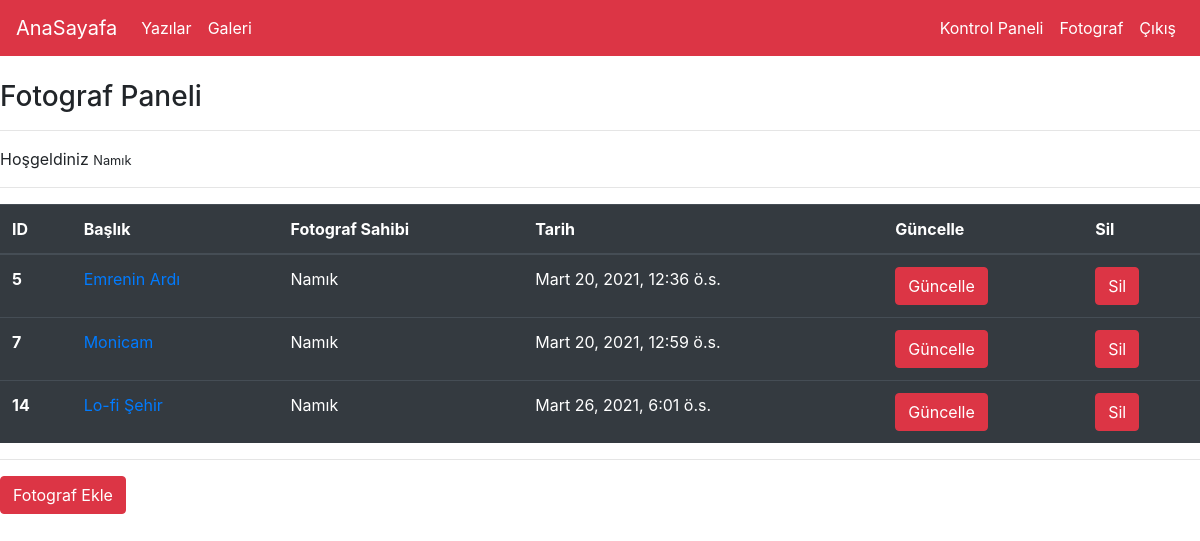
Page /articles/photo/ (signed in) on the committed database.
### article/models.py (models this page shows)
class Foto(models.Model):
    owner = models.ForeignKey('auth.User',on_delete=models.CASCADE,verbose_name='Yazar')
    title = models.CharField(max_length= 55,verbose_name='Başlık')
    created_date = models.DateTimeField(auto_now_add=True,verbose_name='Oluşturulma Tarihi')
    article_image = models.FileField(blank=True,null=True,verbose_name='Makleye Fotograf ekle')

### article/views.py (the view)
# urls.py: path('photo/', views.photo, name = 'photo'),
@login_required(login_url= 'user:loginUser')
def photo(request):
    articles = Foto.objects.filter(owner = request.user)
    context = {
        'articles':articles
    }
    return render(request,('photo.html'),context)

### templates/photo.html (shortened to what this page needs)
{% extends "layout.html" %}
{% block body %}
<h3>Fotograf Paneli</h3>
<hr>
<p>
    Hoşgeldiniz <small>{{request.user.username}}</small>
</p>
<hr>
<table class="table table-dark">
  <thead>
    <tr>
      <th scope="col">ID</th>
      <th scope="col">Başlık</th>
      <th scope="col">Fotograf Sahibi</th>
      <th scope="col">Tarih</th>
      <th scope="col">Güncelle</th>
      <th scope="col">Sil</th>
    </tr>
  </thead>
  <tbody>
   {% for article in articles %}
   <tr>
      <th scope="row">{{article.id}}</th>
      <td><a href='{% url "article:detailF" article.id%}'>{{article.title}}</a></td>
      <td>{{article.owner.username}}</td>
      <td>{{article.created_date}}</td>
      <td><a href = '{% url "article:updatef" article.id%}' class = 'btn btn-danger'>Güncelle</a></td>
      <td><a href = '{% url "article:deletef" article.id%}' class = 'btn btn-danger'>Sil</a></td>
    </tr>
   {% endfor %}
  </tbody>
</table>
<hr>
<a class = 'btn btn-danger' href = '/articles/addphoto'>Fotograf Ekle</a>
{% endblock body %}

### rows in the picture
Foto: id "5", title "Emrenin Ardı", owner.username "Namık", created_date "Mart 20, 2021, 12:36 ö.s."
Foto: id "7", title "Monicam", owner.username "Namık", created_date "Mart 20, 2021, 12:59 ö.s."
Foto: id "14", title "Lo-fi Şehir", owner.username "Namık", created_date "Mart 26, 2021, 6:01 ö.s."

### other values in the picture
{{ request.user.username }} "Namık"
